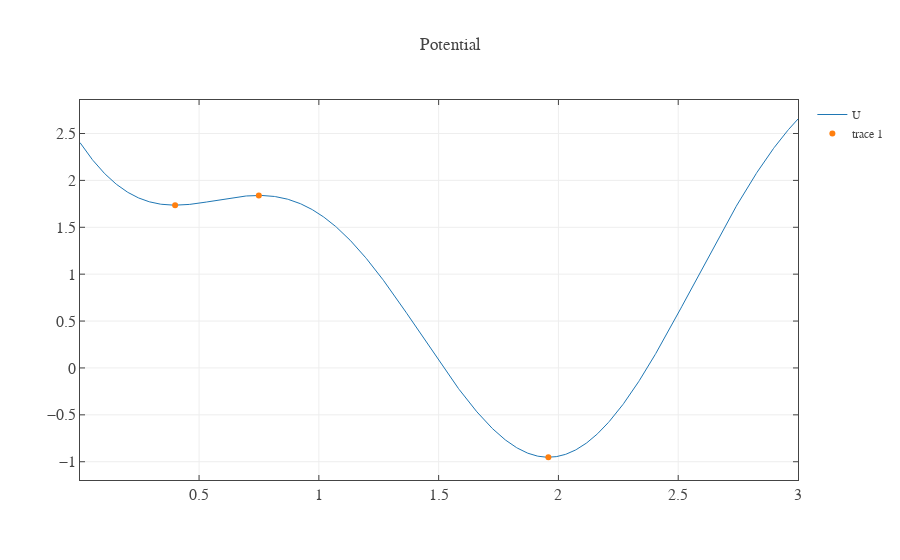

This figure's notebook cell:
### Markdown cell above
## JPM Potential

### Code cell
phi0 = h/(2*e)

Lg=1.24e-9
Cs=3.27e-12
I0=1.2e-6
N=1001


Lg = Lg
Cs = Cs
I0 = I0
Ej = phi0 * I0/(2*pi) 
Lj = phi0/(2 * pi * I0)

mm = Cs * (phi0/(2*pi))**2

k = -hbar**2 / (2*mm)

betaL = Lg/Lj

dx = 0.9
dxc = 6.174

Ujpm = lambda d: (1/(2*betaL)*(d - dx*dxc)**2 - np.cos(d))

evals, evecs, d = eigensolver(Ujpm,N=[N],domain=[[0,3*np.pi]], k_diag=[k/Ej])


## Plot 
u = Ujpm(d)

d_max = optimize.fmin(lambda x: -1*Ujpm(x), [0.8*pi], disp=0)[0]
d_min = optimize.fminbound(Ujpm, d[0], d_max, disp=0)
d_min2 = optimize.fminbound(Ujpm, d_max, d[-1], disp=0)

u_min2 = Ujpm(d_min2)
u_max = Ujpm(d_max)  
u_min = Ujpm(d_min)

dU = u_max - u_min
dd = d_max - d_min  

print("Potential Maximum of {:f} at {:f}".format(u_max, d_max/pi))
print("Potential Minimum of {:f} at {:f}".format(u_min, d_min/pi))
print("Potential Minimum of {:f} at {:f}".format(u_min2, d_min2/pi)) 
print("Barrier: dU = %f Ej" % (dU))

l, tr = LinePlot(x=d/pi, y=u, show=False, title="Potential");
tr.update(name="U")
trs = [tr]
trs.append(go.Scatter(x=np.array([d_min, d_max, d_min2])/pi, 
                        y=np.array([u_min, u_max, u_min2]),
                        mode='markers'))

iplot(go.Figure(data=trs, layout=l))

### Figure 1 — Plotly figure (JSON) as saved in the notebook; plotly's stock layout.template omitted (floating-point values rounded to 4 significant figures; data arrays with more than 128 entries replaced by an {"elided": "..."} marker saying what was removed)
{"data": [{"line": {"width": 1}, "mode": "lines", "name": "U", "type": "scatter", "x": {"elided": "1001 float values"}, "y": {"elided": "1001 float values"}}, {"mode": "markers", "type": "scatter", "x": [0.4, 0.7495, 1.958], "y": [1.736, 1.84, -0.9522]}], "layout": {"font": {"family": "Computer Modern"}, "title": "Potential", "xaxis": {"mirror": "ticks", "showline": true, "tickfont": {"size": 16}, "ticks": "inside", "title": "", "titlefont": {"size": 22}, "zeroline": false}, "yaxis": {"mirror": "ticks", "showline": true, "tickfont": {"size": 16}, "ticks": "inside", "title": "", "titlefont": {"size": 22}, "zeroline": false}}}
